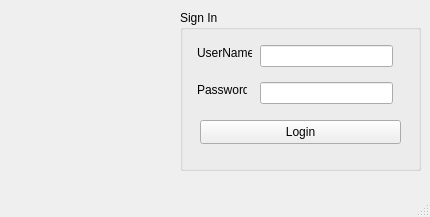
<?xml version="1.0" encoding="UTF-8"?>
<ui version="4.0">
 <class>MainWindow</class>
 <widget class="QMainWindow" name="MainWindow">
  <property name="geometry">
   <rect>
    <x>0</x>
    <y>0</y>
    <width>430</width>
    <height>217</height>
   </rect>
  </property>
  <property name="windowTitle">
   <string>FeritStar GUI</string>
  </property>
  <widget class="QWidget" name="centralwidget">
   <widget class="QGroupBox" name="groupBox">
    <property name="geometry">
     <rect>
      <x>180</x>
      <y>10</y>
      <width>241</width>
      <height>161</height>
     </rect>
    </property>
    <property name="title">
     <string>Sign In</string>
    </property>
    <widget class="QLabel" name="label">
     <property name="geometry">
      <rect>
       <x>17</x>
       <y>35</y>
       <width>55</width>
       <height>16</height>
      </rect>
     </property>
     <property name="text">
      <string>UserName</string>
     </property>
    </widget>
    <widget class="QLabel" name="label_2">
     <property name="geometry">
      <rect>
       <x>17</x>
       <y>72</y>
       <width>50</width>
       <height>16</height>
      </rect>
     </property>
     <property name="text">
      <string>Password</string>
     </property>
    </widget>
    <widget class="QLineEdit" name="lineEdit_username">
     <property name="geometry">
      <rect>
       <x>80</x>
       <y>35</y>
       <width>133</width>
       <height>22</height>
      </rect>
     </property>
    </widget>
    <widget class="QLineEdit" name="lineEdit_password">
     <property name="geometry">
      <rect>
       <x>80</x>
       <y>72</y>
       <width>133</width>
       <height>22</height>
      </rect>
     </property>
    </widget>
    <widget class="QPushButton" name="btnLogin">
     <property name="geometry">
      <rect>
       <x>20</x>
       <y>110</y>
       <width>201</width>
       <height>24</height>
      </rect>
     </property>
     <property name="text">
      <string>Login</string>
     </property>
    </widget>
   </widget>
   <widget class="QLabel" name="label_image">
    <property name="geometry">
     <rect>
      <x>20</x>
      <y>30</y>
      <width>151</width>
      <height>131</height>
     </rect>
    </property>
    <property name="text">
     <string/>
    </property>
   </widget>
  </widget>
  <widget class="QMenuBar" name="menubar">
   <property name="geometry">
    <rect>
     <x>0</x>
     <y>0</y>
     <width>430</width>
     <height>22</height>
    </rect>
   </property>
  </widget>
  <widget class="QStatusBar" name="statusbar"/>
 </widget>
 <resources/>
 <connections/>
</ui>
